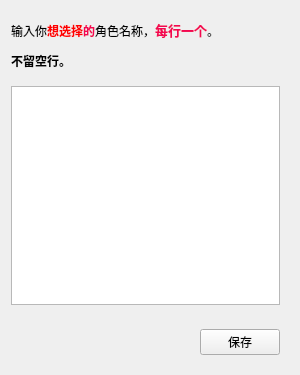
<?xml version="1.0" encoding="UTF-8"?>
<ui version="4.0">
 <class>Custom_select</class>
 <widget class="QWidget" name="Custom_select">
  <property name="geometry">
   <rect>
    <x>0</x>
    <y>0</y>
    <width>300</width>
    <height>375</height>
   </rect>
  </property>
  <property name="sizePolicy">
   <sizepolicy hsizetype="Expanding" vsizetype="Expanding">
    <horstretch>0</horstretch>
    <verstretch>0</verstretch>
   </sizepolicy>
  </property>
  <property name="windowTitle">
   <string>配置角色名称</string>
  </property>
  <layout class="QVBoxLayout" name="verticalLayout">
   <property name="topMargin">
    <number>20</number>
   </property>
   <item alignment="Qt::AlignTop">
    <widget class="QLabel" name="label">
     <property name="sizePolicy">
      <sizepolicy hsizetype="Expanding" vsizetype="Expanding">
       <horstretch>0</horstretch>
       <verstretch>0</verstretch>
      </sizepolicy>
     </property>
     <property name="minimumSize">
      <size>
       <width>0</width>
       <height>0</height>
      </size>
     </property>
     <property name="maximumSize">
      <size>
       <width>16777215</width>
       <height>16777215</height>
      </size>
     </property>
     <property name="text">
      <string>&lt;html&gt;&lt;head/&gt;&lt;body&gt;&lt;p&gt;输入你&lt;span style=&quot; font-weight:600; color:#ff0000;&quot;&gt;想选择&lt;/span&gt;&lt;span style=&quot; font-weight:600; color:#f30752;&quot;&gt;的&lt;/span&gt;角色名称，&lt;span style=&quot; font-size:10pt; font-weight:600; color:#f30752;&quot;&gt;每行一个&lt;/span&gt;。&lt;/p&gt;&lt;p&gt;&lt;span style=&quot; font-weight:600;&quot;&gt;不留空行。&lt;/span&gt;&lt;/p&gt;&lt;/body&gt;&lt;/html&gt;</string>
     </property>
     <property name="textFormat">
      <enum>Qt::AutoText</enum>
     </property>
    </widget>
   </item>
   <item>
    <widget class="QWidget" name="widget" native="true">
     <property name="sizePolicy">
      <sizepolicy hsizetype="Expanding" vsizetype="Expanding">
       <horstretch>0</horstretch>
       <verstretch>0</verstretch>
      </sizepolicy>
     </property>
     <layout class="QHBoxLayout" name="horizontalLayout">
      <property name="leftMargin">
       <number>0</number>
      </property>
      <property name="topMargin">
       <number>10</number>
      </property>
      <item>
       <widget class="QPlainTextEdit" name="pt_search"/>
      </item>
     </layout>
    </widget>
   </item>
   <item>
    <widget class="QWidget" name="widget_2" native="true">
     <property name="sizePolicy">
      <sizepolicy hsizetype="Expanding" vsizetype="Fixed">
       <horstretch>0</horstretch>
       <verstretch>0</verstretch>
      </sizepolicy>
     </property>
     <property name="maximumSize">
      <size>
       <width>16777215</width>
       <height>16777215</height>
      </size>
     </property>
     <layout class="QHBoxLayout" name="horizontalLayout_2">
      <item alignment="Qt::AlignRight|Qt::AlignBottom">
       <widget class="QPushButton" name="pb_save">
        <property name="maximumSize">
         <size>
          <width>16777215</width>
          <height>16777215</height>
         </size>
        </property>
        <property name="text">
         <string>保存</string>
        </property>
       </widget>
      </item>
     </layout>
    </widget>
   </item>
  </layout>
  <zorder>widget</zorder>
  <zorder>widget_2</zorder>
  <zorder>label</zorder>
 </widget>
 <resources/>
 <connections>
  <connection>
   <sender>pb_save</sender>
   <signal>clicked()</signal>
   <receiver>Custom_select</receiver>
   <slot>close()</slot>
   <hints>
    <hint type="sourcelabel">
     <x>321</x>
     <y>441</y>
    </hint>
    <hint type="destinationlabel">
     <x>103</x>
     <y>421</y>
    </hint>
   </hints>
  </connection>
 </connections>
</ui>
